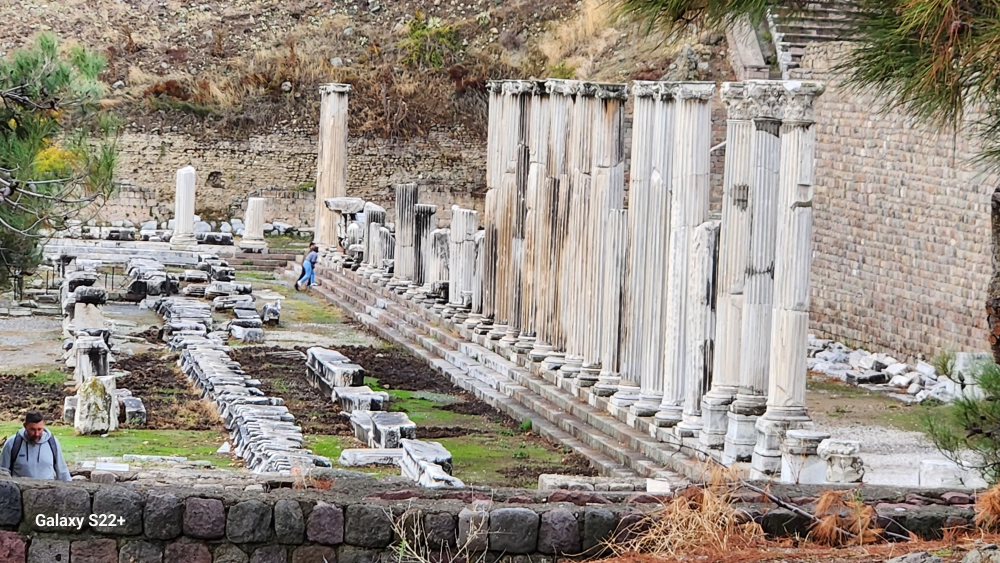
#> input picture assets/img/gallery/incoming-photos/20261029_155517.jpg, 4000 x 2252 px, found by its file name (shown at 1/4 size); its folder holds 3 pictures in this run
$ python convert-to-webp.py
#> lines starting #> are read from the running program, lines starting #| are printed output that depends on the picture
from pathlib import Path
from PIL import Image
out = Path(r"C:\Users\tea21\Documents\Codex\2026-04-21-summarize-my-unread-emails-and-draft\life-word-site\assets\img\gallery\incoming-photos")
for stem in ("20261029_155517", "20261030_105918", "20261030_115640"):
    im = Image.open(out / f"{stem}.jpg").convert("RGB")
#> im is the input picture: PIL image 4000x2252 RGB; mean R, G, B 152.2, 143.8, 133.5
    im.thumbnail((1600, 1600), Image.Resampling.LANCZOS)
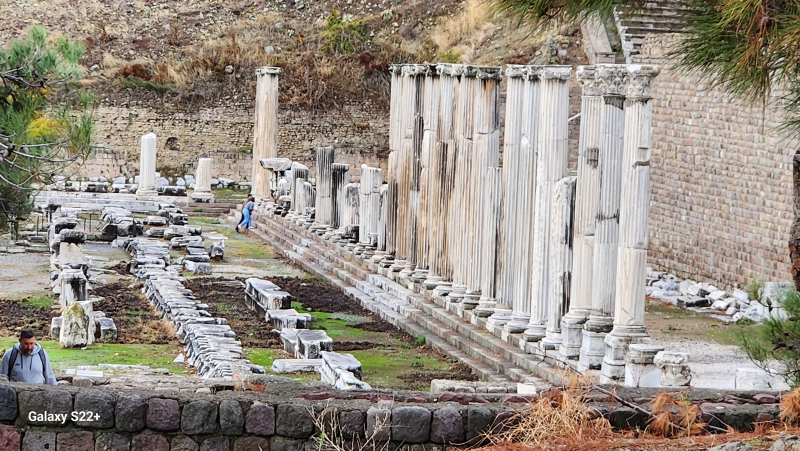
#> im: PIL image 1600x901 RGB (shown at 1/2 size); mean R, G, B 152.2, 143.8, 133.5
    im.save(out / f"{stem}-regular.webp", "WEBP", quality=82, method=6)
    thumb = Image.open(out / f"{stem}.jpg").convert("RGB")
    thumb.thumbnail((480, 480), Image.Resampling.LANCZOS)
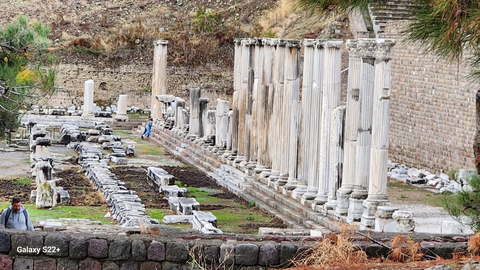
#> thumb: PIL image 480x270 RGB; mean R, G, B 152.2, 143.8, 133.5
    thumb.save(out / f"{stem}-thumb.webp", "WEBP", quality=78, method=6)
#> pass 2 of the loop `for stem in ("20261029_155517", "20261030_105918", "20261030_115640"):`:
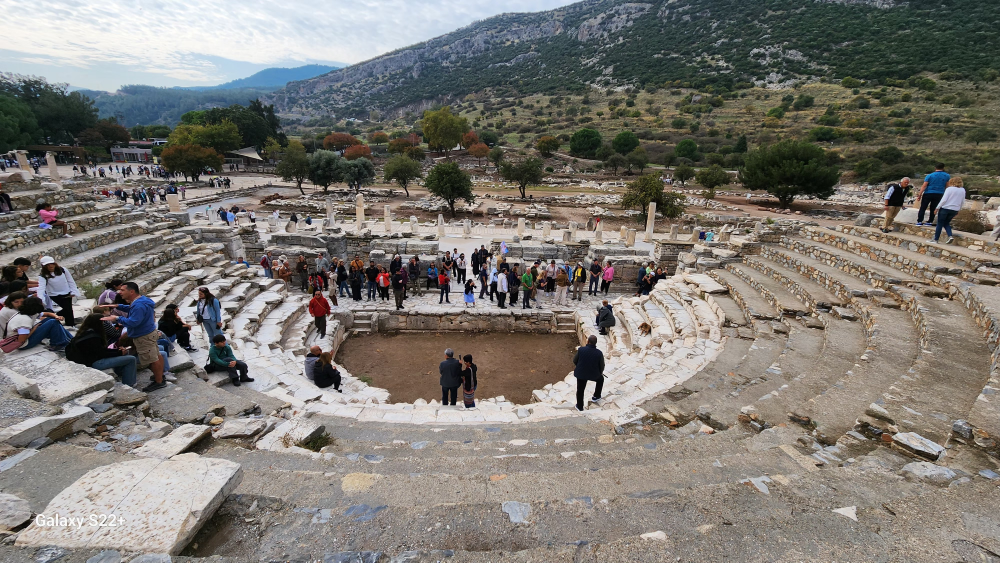
#> input picture assets/img/gallery/incoming-photos/20261030_105918.jpg, 4000 x 2252 px, found by its file name (shown at 1/4 size)
#> im is the input picture: PIL image 4000x2252 RGB; mean R, G, B 124, 120.4, 114.9
#> `im.thumbnail((1600, 1600), Image.Resampling.LANCZOS)`:
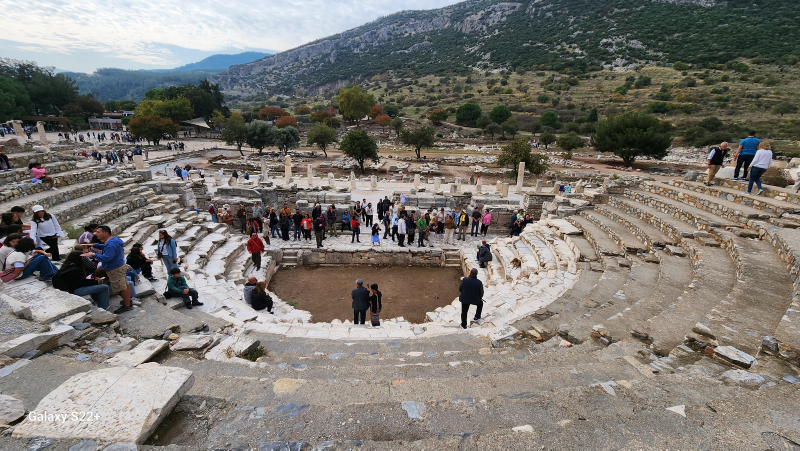
#> im: PIL image 1600x901 RGB (shown at 1/2 size); mean R, G, B 124, 120.4, 114.9
#> `thumb.thumbnail((480, 480), Image.Resampling.LANCZOS)`:
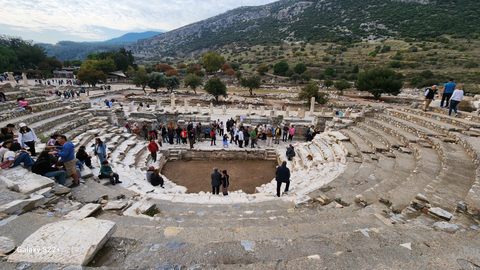
#> thumb: PIL image 480x270 RGB; mean R, G, B 124.1, 120.4, 115
#> pass 3 of the loop `for stem in ("20261029_155517", "20261030_105918", "20261030_115640"):`:
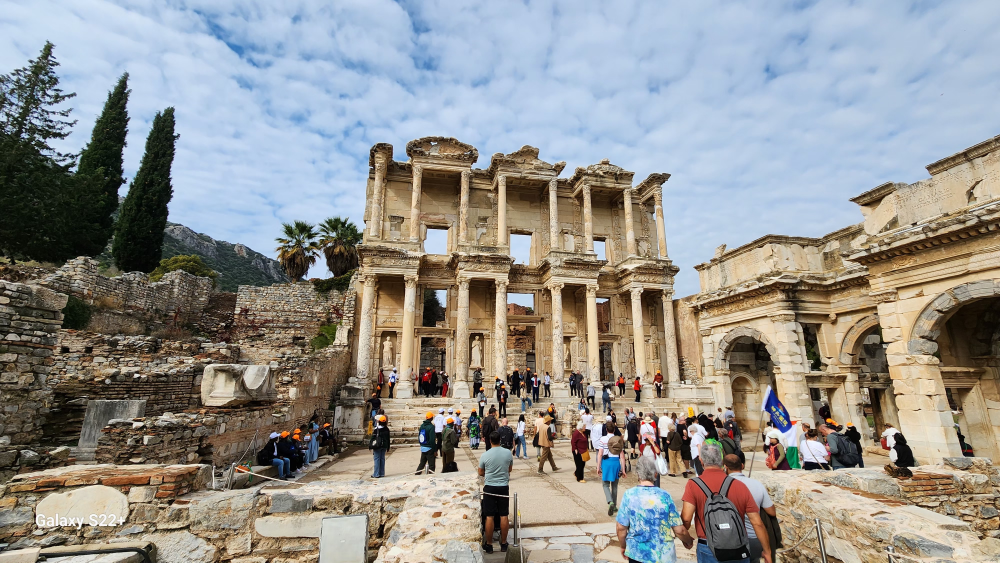
#> input picture assets/img/gallery/incoming-photos/20261030_115640.jpg, 4000 x 2252 px, found by its file name (shown at 1/4 size)
#> im is the input picture: PIL image 4000x2252 RGB; mean R, G, B 146.9, 145.5, 141.9
#> `im.thumbnail((1600, 1600), Image.Resampling.LANCZOS)`:
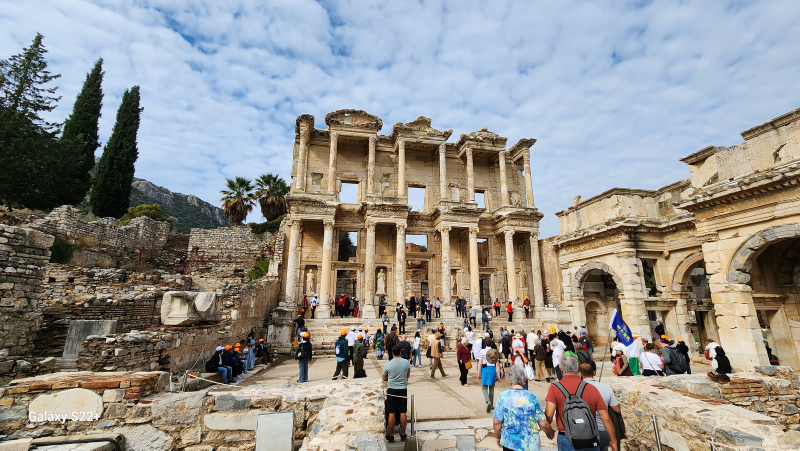
#> im: PIL image 1600x901 RGB (shown at 1/2 size); mean R, G, B 146.9, 145.5, 142
#> `thumb.thumbnail((480, 480), Image.Resampling.LANCZOS)`:
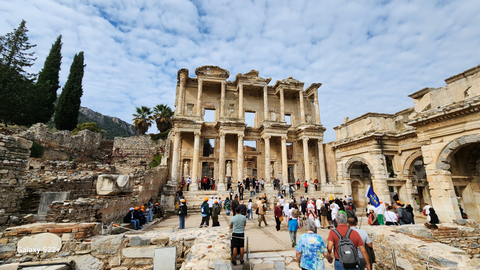
#> thumb: PIL image 480x270 RGB; mean R, G, B 146.9, 145.5, 142
